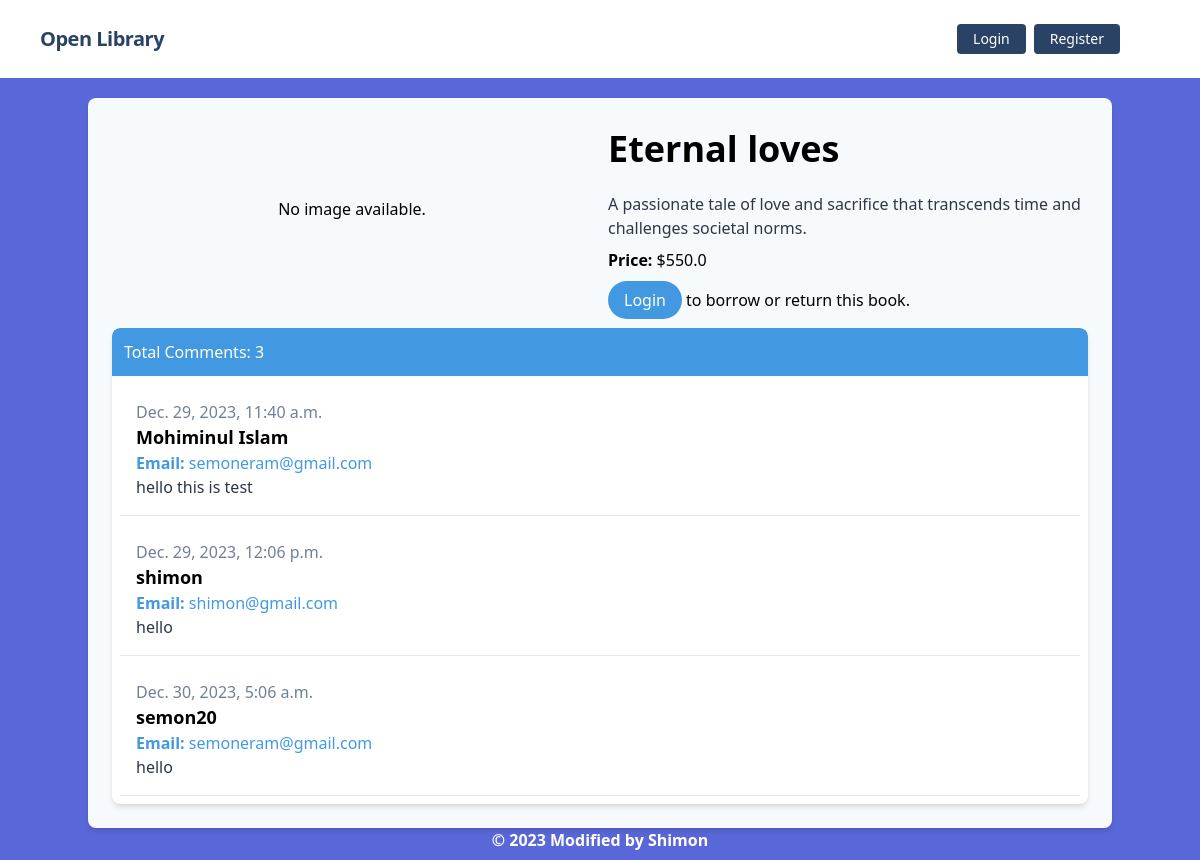
The app's page /books/book_detail/1/ with its own data.
### books/models.py (models this page shows, shortened)
class Book(models.Model):
    categories = models.CharField(max_length=50, choices=CATEGORY_CHOICES)
    title = models.CharField(max_length=100)
    description = models.TextField()
    image = models.ImageField(
        upload_to='books/media/uploads', blank=True, null=True)
    price = models.FloatField()
    borrowers = models.ManyToManyField(
        User, related_name='borrowed_books', blank=True)

class Comment(models.Model):
    book = models.ForeignKey(
        Book, on_delete=models.CASCADE, related_name='comments')
    user = models.ForeignKey(
        User, on_delete=models.CASCADE, null=True, blank=True)
    name = models.CharField(max_length=100)
    email = models.EmailField()
    body = models.TextField()
    created_on = models.DateTimeField(auto_now_add=True)
    class Meta:
        ordering = ['created_on']

### books/views.py (the view, shortened to what this page needs)
# urls.py: path('book_detail/<int:book_id>/', views.book_detail, name='book_detail'),
def book_detail(request, book_id):
    book = get_object_or_404(models.Book, id=book_id)
    user = request.user
    comments = models.Comment.objects.filter(book=book)
    comment_form = forms.CommentForm(initial={'user': user})
    return render(request, 'book_detail.html', {'book': book, 'comments': comments, 'comment_form': comment_form})

### books/templates/book_detail.html (shortened to what this page needs)
{% extends 'base.html' %}
{% load crispy_forms_tags %}
{% block content %}
<div class="container mt-5 bg-gray-100 p-6 rounded-lg shadow-md">
    <div class="md:flex">
        <div class="md:w-1/2 flex items-center justify-center mb-4">
            {% if book.image %}
                <img src="{{ book.image.url }}" alt="{{ book.name }} Image" class="w-full md:w-2/3 h-auto rounded-lg shadow-md">
            {% else %}
                <p>No image available.</p>
            {% endif %}
        </div>
        <div class="md:w-1/2 md:ml-4">
            <h1 class="text-4xl font-bold mb-4">{{ book.title }}</h1>
            <p class="text-gray-800">{{ book.description }}</p>
            <p class="mt-2"><strong>Price:</strong> ${{ book.price }}</p>
            {% if user.is_authenticated %}
                {% if user in book.borrowers.all %}
                    <form method="post" action="" class="mt-4">
                        {% csrf_token %}
                        <div class="text-center">
                            <button name="return_book" type="submit" class="bg-green-500 text-white px-4 py-2 rounded-full hover:bg-green-600">Return</button>
                        </div>
                    </form>
                {% else %}
                    <form method="post" action="" class="mt-4">
                        {% csrf_token %}
                        <div class="text-center">
                            <button name="borrow_now" type="submit" class="bg-blue-500 text-white px-4 py-2 rounded-full hover:bg-blue-600">Borrow Now</button>
                        </div>
                    </form>
                {% endif %}
            {% else %}
                <p class="mt-4"><a href="{% url 'login' %}" class="bg-blue-500 text-white px-4 py-2 rounded-full hover:bg-blue-600">Login</a> to borrow or return this book.</p>
            {% endif %}
        </div>
    </div>
    <div class="card mt-4 bg-white rounded-lg overflow-hidden shadow-md">
        <h5 class="p-3 bg-blue-500 text-white rounded-t-lg">Total Comments: {{ comments | length }}</h5>
        {% for comment in comments %}
            <div class="card-body border-b m-2 p-4">
                <h6 class="text-gray-600">{{ comment.created_on }}</h6>
                <p class="text-lg font-semibold">{{ comment.name }}</p>
                <p class="text-blue-500"><strong>Email:</strong> <a class="text-blue-500" href="mailto:{{ comment.email }}">{{ comment.email }}</a></p>
                <p class="text-gray-800">{{ comment.body }}</p>
            </div>
        {% endfor %}
    </div>
</div>
{% endblock %}

### records on screen
Book: title "Eternal loves", description "A passionate tale of love and sacrifice that transcends time and challenges societal norms.", price "550.0"
Comment: created_on "Dec. 29, 2023, 11:40 a.m.", name "Mohiminul Islam", email "semoneram@gmail.com", body "hello this is test"
Comment: created_on "Dec. 29, 2023, 12:06 p.m.", name "shimon", email "shimon@gmail.com", body "hello"
Comment: created_on "Dec. 30, 2023, 5:06 a.m.", name "semon20", email "semoneram@gmail.com", body "hello"

### other values on screen
{{ comments | length }} "3"
